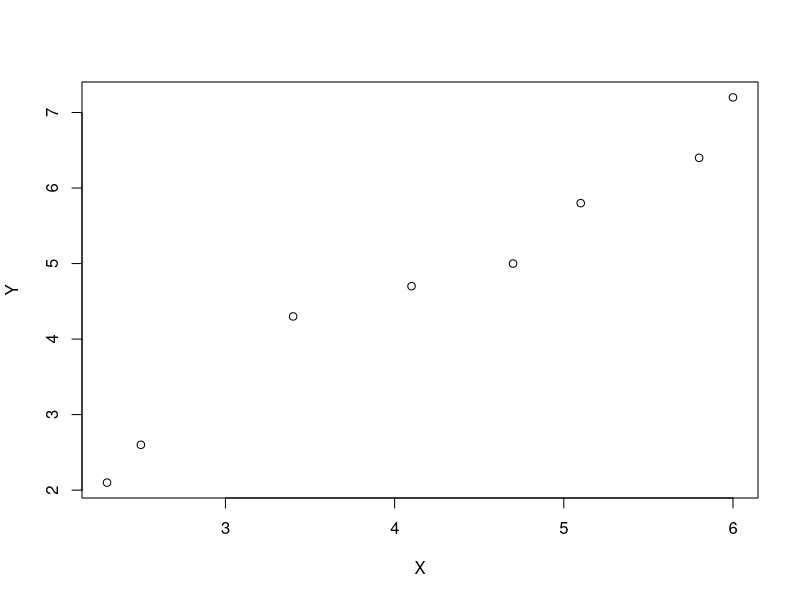

R code for this plot:
## ---- chunk 1
library(dplyr)
library(tidyr)
d = data.frame(X   = c(2.3, 2.5, 3.4, 4.1, 4.7, 5.1, 5.8, 6.0),
               Y = c(2.1, 2.6, 4.3, 4.7, 5.0, 5.8, 6.4, 7.2))
N = NROW(d)
## ---- chunk 2
cat(sprintf('%20s:%s \n', 'Reparacions/mes', paste(sprintf('%5.1f',d$Y), collapse=', ')))
cat(sprintf('%20s:%s \n', 'Antiguitat (anys)', paste(sprintf('%5.1f',d$X), collapse=', ')))
## ---- chunk 3
c('SX2' = SX2 <- with(d, sum( (X-mean(X))^2 ))/(N-1),
  'SY2' = SY2 <- with(d, sum( (Y-mean(Y))^2 ))/(N-1),
  'SXY' = SXY <- with(d, sum( (X-mean(X)) * (Y-mean(Y))) )/(N-1),
  'r' = r<-SXY / ( (SX <- sqrt(SX2)) * (SY <- sqrt(SY2))) )
## ---- chunk 4
plot(d)
## ---- chunk 5
b1 <- r * SY / SX
## ---- chunk 6
b0 <-  with(d, mean(Y) - b1 * mean(X))
## ---- chunk 7
b0 + 5 * b1
## ---- chunk 8
c('SSErr' = (SSE <- (1-r^2) * (N-1) * SY^2),
  'MSErr' = (MSE <- SSE/(N-2)))
## ---- chunk 9
MSE * (1/N + mean(d$X)^2 / ( (N-1) * SX2))
